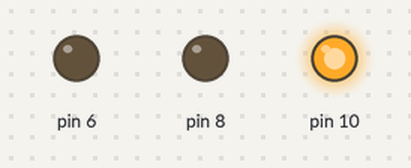
This sketch was run on a simulated Arduino Uno, built with avr-gcc and run on an emulated ATmega328P. Parts: output pins drawn as LEDs (lit = HIGH).

Above: at 0.5 s.
At 1.8 s:
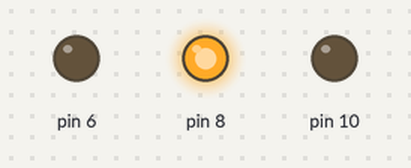
At 4.75 s:
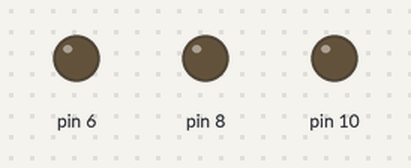
At 6.6 s:
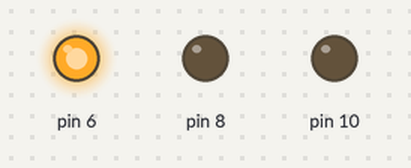
Timing chart, 0 to 8.3 s (numbered marks = the images above):
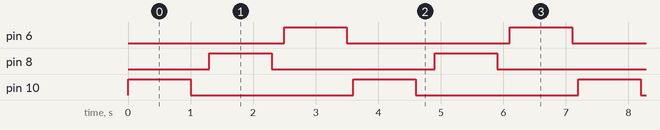

The sketch:

1st_light_blinking.ino
```cpp
void setup() {    // use 3 led
  pinMode(10,OUTPUT);
  pinMode(8,OUTPUT);
  pinMode(6,OUTPUT);
}

void loop() {
  digitalWrite(10,HIGH);
  delay(1000);
  digitalWrite(10,LOW);
  delay(300);
  digitalWrite(8,HIGH);
  delay(1000);
  digitalWrite(8,LOW);
  delay(200);
  digitalWrite(6,HIGH);
  delay(1000);
  digitalWrite(6,LOW);
  delay(100);

}
```

Measured:
- by itself, pin 6, pin 8, pin 10: alternates HIGH for 1.0 s and LOW for 2.6 s
- by itself, everything shown: repeats every 3.6 s, in 6 steps
